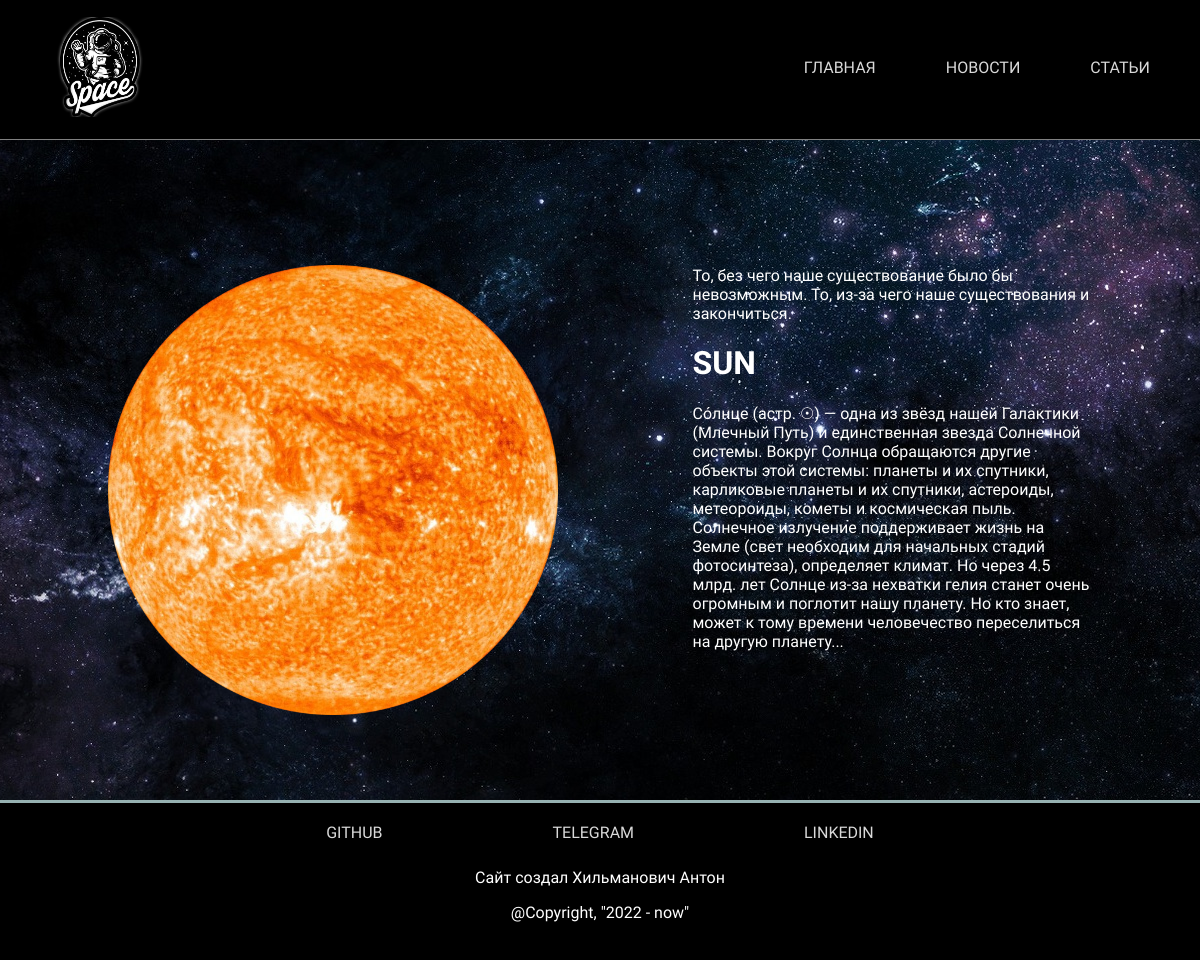
The page /description/Sun on the database its author committed.
### planets/models.py (models this page shows, shortened)
class SolarSystemObjects(models.Model):
    object_name = models.CharField("Название обьекта", unique=True, max_length=50)
    object_distance = models.CharField("Расстояние от Солнца", max_length=100, blank=True)
    object_introduction = models.CharField("Небольшое предисловие", max_length=250)
    object_description = models.TextField("Информация об обьекте", max_length=1500)
    object_image_main = models.ImageField("Фото обьекта для главной страницы", upload_to='media/object_image_main')
    object_image_d = models.ImageField("Фото обьекта для описания", upload_to='media/object_image_d')
    class Meta:
        verbose_name = "Космический обьект"
        verbose_name_plural = "Космические обьекты"

### planets/views.py (the view)
# urls.py: path('description/<str:object_name>', views.description, name='description'),
def description(request, object_name):
    object = get_object_or_404(SolarSystemObjects, object_name=object_name)
    return render(request, "main/description.html", {'object': object})

### planets/templates/main/description.html (shortened to what this page needs)
{% extends 'main/index.html' %}
{% block content %}
<div class="description">
    <div class="container">
        <div class="information">
            <div class="photo">
                <img src={{ object.object_image_d.url }}>
            </div>
            <div class="text">
                <p>{{ object.object_introduction }}</p>
                <h1>{{ object.object_name }}</h1>
                <p>{{ object.object_description }}</p>
            </div>
        </div>
    </div>
</div>
{% endblock %}

### static/main/css/style.css (style rules this page uses)
body { margin: 0; font-family: 'Shadows Into Light Two', cursive; background-color: #ebe0e0; }
*, *:before, *:after { box-sizing: border-box; }
.container { width: 100%; max-width: 1170px; margin: 0 auto; color: white; }
.description { background: url('bg/background_description.jpg') center no-repeat; height: 800px; width: 100%; padding-top: 200px; color: white; }
.information { width: 100%; display: flex; flex-wrap: wrap; justify-content: center; }
.photo { width: 50%; }
.photo img { width: 450px; padding-top: 65px; }
.text { width: 50%; max-width: 400px; padding: 50px 0 0 0; }
.text h1 { text-transform: uppercase; }

### rows shown on the page
SolarSystemObjects: object_image_d (picture), object_introduction "То, без чего наше существование было бы невозможным. То, из-за чего наше существования и закончиться.", object_name "SUN", object_description "Со́лнце (астр. ☉) — одна из звёзд нашей Галактики (Млечный Путь) и единственная звезда Солнечной системы. Вокруг Солнца обращаются другие объекты этой системы: планеты и их спутники, карликовые планеты и их спутники, астероиды, метеороиды, кометы и космическая пыль. Солнечное излучение поддерживает жизнь на Земле (свет необходим для начальных стадий фотосинтеза), определяет климат. Но через 4.5 млрд. лет Солнце из-за нехватки гелия станет очень огромным и поглотит нашу планету. Но кто знает, может к тому времени человечество переселиться на другую планету..."
